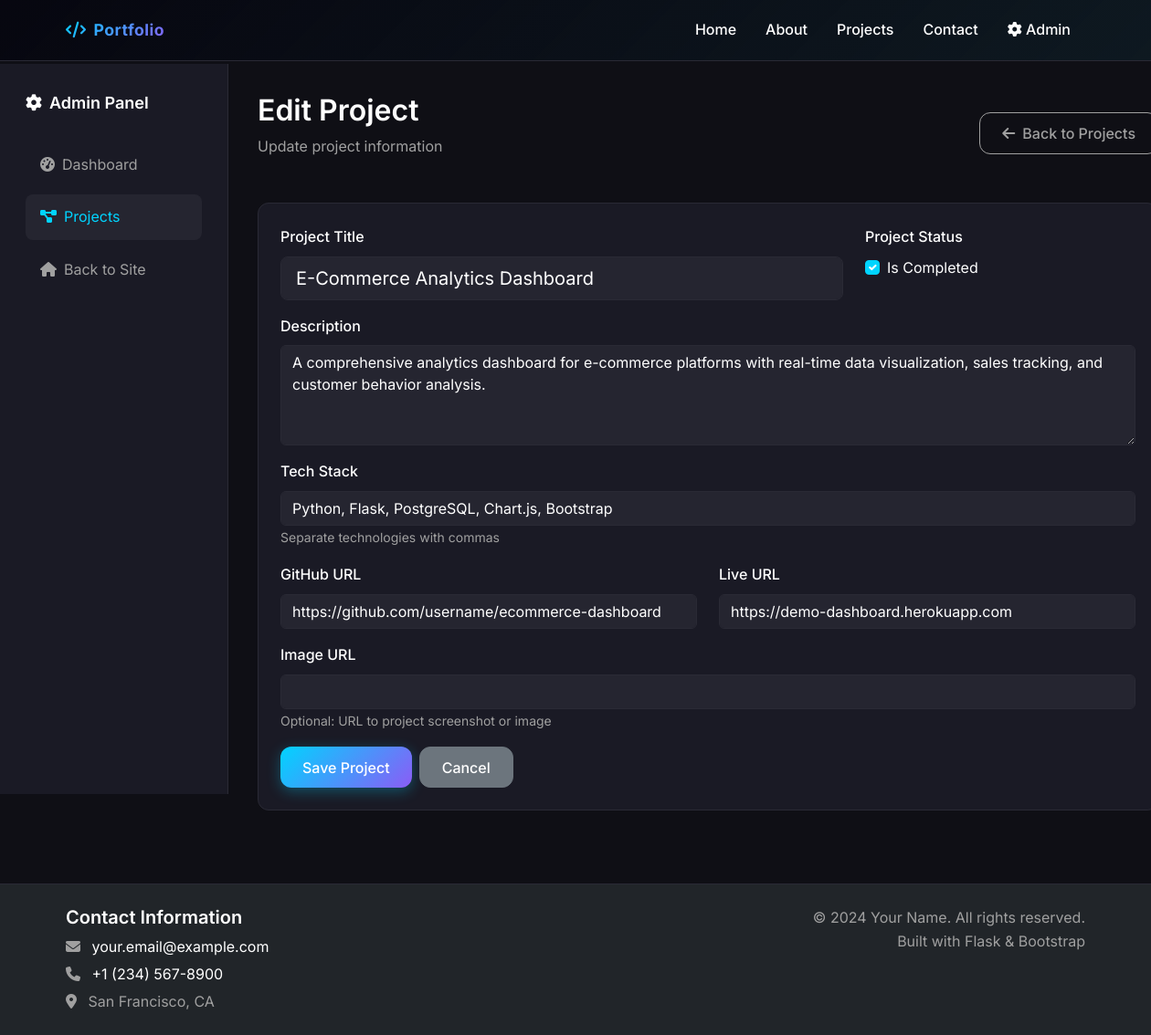
Page /admin/projects/1/edit (signed in) on the committed database.
### models.py (models this page shows, shortened)
class Project(db.Model):
    id = db.Column(db.Integer, primary_key=True)
    title = db.Column(db.String(200), nullable=False)
    description = db.Column(Text, nullable=False)
    tech_stack = db.Column(db.String(500), nullable=False)
    github_url = db.Column(db.String(500))
    live_url = db.Column(db.String(500))
    image_url = db.Column(db.String(500))
    is_completed = db.Column(db.Boolean, default=True)
    created_at = db.Column(db.DateTime, default=datetime.utcnow)
    updated_at = db.Column(db.DateTime, default=datetime.utcnow, onupdate=datetime.utcnow)

### routes.py (the view)
    def wrapper(*args, **kwargs):
        if not check_admin_auth():
            return redirect(url_for('main.login'))
        return f(*args, **kwargs)

### forms.py
class ProjectForm(FlaskForm):
    title = StringField('Project Title', validators=[DataRequired(), Length(min=2, max=200)])
    description = TextAreaField('Description', validators=[DataRequired(), Length(min=10, max=2000)])
    tech_stack = StringField('Tech Stack', validators=[DataRequired(), Length(min=2, max=500)])
    github_url = URLField('GitHub URL', validators=[Optional(), URL()])
    live_url = URLField('Live URL', validators=[Optional(), URL()])
    image_url = URLField('Image URL', validators=[Optional(), URL()])
    is_completed = BooleanField('Is Completed')
    submit = SubmitField('Save Project')

### routes.py (called while the page is built)
def check_admin_auth():
    return session.get('admin_logged_in', False)

def require_admin_auth(f):
    def wrapper(*args, **kwargs):
        if not check_admin_auth():
            return redirect(url_for('main.login'))
        return f(*args, **kwargs)
    wrapper.__name__ = f.__name__
    return wrapper

@main_bp.route('/admin/projects/<int:id>/edit', methods=['GET', 'POST'])
@require_admin_auth
def edit_project(id):
    project = Project.query.get_or_404(id)
    form = ProjectForm(obj=project)
    if form.validate_on_submit():
        form.populate_obj(project)
        db.session.commit()
        flash('Project updated successfully!', 'success')
        return redirect(url_for('main.admin_projects'))
    return render_template('admin/edit_project.html', form=form, project=project)

### templates/admin/edit_project.html (shortened to what this page needs)
{% extends "base.html" %}
{% block content %}
<div class="admin-container">
    <div class="container-fluid">
        <div class="row">
            <div class="col-md-3 col-lg-2 admin-sidebar">
                <div class="sidebar-content">
                    <h5 class="sidebar-title">
                        <i class="fas fa-cog me-2"></i>Admin Panel
                    </h5>
                    <ul class="nav flex-column">
                        <li class="nav-item">
                            <a class="nav-link" href="{{ url_for('main.admin_dashboard') }}">
                                <i class="fas fa-tachometer-alt me-2"></i>Dashboard
                            </a>
                        </li>
                        <li class="nav-item">
                            <a class="nav-link active" href="{{ url_for('main.admin_projects') }}">
                                <i class="fas fa-project-diagram me-2"></i>Projects
                            </a>
                        </li>
                        <li class="nav-item">
                            <a class="nav-link" href="{{ url_for('main.index') }}">
                                <i class="fas fa-home me-2"></i>Back to Site
                            </a>
                        </li>
                    </ul>
                </div>
            </div>
            <div class="col-md-9 col-lg-10 admin-main">
                <div class="admin-header">
                    <div class="d-flex justify-content-between align-items-center">
                        <div>
                            <h1>Edit Project</h1>
                            <p class="text-muted">Update project information</p>
                        </div>
                        <a href="{{ url_for('main.admin_projects') }}" class="btn btn-outline-secondary">
                            <i class="fas fa-arrow-left me-2"></i>Back to Projects
                        </a>
                    </div>
                </div>
                <div class="card">
                    <div class="card-body">
                        <form method="POST" class="project-form">
                            <div class="row">
                                <div class="col-md-8">
                                    <div class="mb-3">
                                        {{ form.title.label(class="form-label") }}
                                        {{ form.title(class="form-control form-control-lg") }}
                                    </div>
                                </div>
                                <div class="col-md-4">
                                    <div class="mb-3">
                                        <label class="form-label">Project Status</label>
                                        <div class="form-check">
                                            {{ form.is_completed(class="form-check-input") }}
                                            {{ form.is_completed.label(class="form-check-label") }}
                                        </div>
                                    </div>
                                </div>
                            </div>
                            <div class="mb-3">
                                {{ form.description.label(class="form-label") }}
                                {{ form.description(class="form-control", rows="4") }}
                            </div>
                            <div class="mb-3">
                                {{ form.tech_stack.label(class="form-label") }}
                                {{ form.tech_stack(class="form-control", placeholder="Python, Flask, PostgreSQL, Bootstrap") }}
                                <small class="form-text text-muted">Separate technologies with commas</small>
                            </div>
                            <div class="row">
                                <div class="col-md-6">
                                    <div class="mb-3">
                                        {{ form.github_url.label(class="form-label") }}
                                        {{ form.github_url(class="form-control") }}
                                    </div>
                                </div>
                                <div class="col-md-6">
                                    <div class="mb-3">
                                        {{ form.live_url.label(class="form-label") }}
                                        {{ form.live_url(class="form-control") }}
                                    </div>
                                </div>
                            </div>
                            <div class="mb-3">
                                {{ form.image_url.label(class="form-label") }}
                                {{ form.image_url(class="form-control") }}
                                <small class="form-text text-muted">Optional: URL to project screenshot or image</small>
                            </div>
                            <div class="d-flex gap-2">
                                {{ form.submit(class="btn btn-primary") }}
                                <a href="{{ url_for('main.admin_projects') }}" class="btn btn-secondary">Cancel</a>
                            </div>
                        </form>
                    </div>
                </div>
            </div>
        </div>
    </div>
</div>
{% endblock %}

### static/css/style.css (style rules this page uses)
:root { --primary-color: #00d4ff; --secondary-color: #6c757d; --success-color: #00ff88; --warning-color: #ffb700; --danger-color: #ff4757; --info-color: #7c4dff; --light-color: #f8f9fa; --dark-color: #343a40; --bg-dark: #0f0f15; --bg-darker: #070710; --text-light: #ffffff; --text-muted: #a0a0a0; --border-color: #2a2a35; --card-bg: #1a1a25; --hover-bg: #252530; --accent-purple: #8b5cf6; --accent-pink: #ec4899; --accent-green: #10b981; --accent-orange: #f59e0b; }
* { margin: 0; padding: 0; box-sizing: border-box; }
body { font-family: 'Inter', -apple-system, BlinkMacSystemFont, 'Segoe UI', Roboto, sans-serif; line-height: 1.6; color: var(--text-light); background-color: var(--bg-dark); padding-top: 70px; }
h1, h2, h3, h4, h5, h6 { font-weight: 600; color: var(--text-light); }
p { color: var(--text-muted); margin-bottom: 1rem; }
.admin-container { min-height: 100vh; background-color: var(--bg-dark); }
.admin-sidebar { background-color: var(--card-bg); border-right: 1px solid var(--border-color); min-height: 100vh; position: fixed; left: 0; top: 70px; width: 250px; overflow-y: auto; transition: transform 0.3s ease; z-index: 1040; }
.admin-main { margin-left: 250px; padding: 2rem; }
.sidebar-content { padding: 2rem 1rem; }
.sidebar-title { color: var(--text-light); margin-bottom: 2rem; font-size: 1.125rem; }
.admin-sidebar .nav-link { color: var(--text-muted); padding: 0.75rem 1rem; border-radius: 8px; margin-bottom: 0.5rem; transition: all 0.3s ease; }
.admin-sidebar .nav-link:hover, .admin-sidebar .nav-link.active { background-color: var(--hover-bg); color: var(--primary-color); }
.admin-header { margin-bottom: 2rem; }
.admin-header h1 { font-size: 2rem; color: var(--text-light); margin-bottom: 0.5rem; }
.card { background-color: var(--card-bg); border: 1px solid var(--border-color); border-radius: 12px; }
.card-body { padding: 1.5rem; }
.form-control { background-color: var(--hover-bg); border: 1px solid var(--border-color); color: var(--text-light); }
.form-control::placeholder { color: var(--text-muted); }
.form-label { color: var(--text-light); font-weight: 500; }
.form-check-input { background-color: var(--hover-bg); border: 1px solid var(--border-color); }
.form-check-input:checked { background-color: var(--primary-color); border-color: var(--primary-color); }
.form-check-label { color: var(--text-light); }
.btn { border-radius: 12px; font-weight: 500; transition: all 0.3s ease; padding: 0.6rem 1.5rem; }
.btn-primary { background: linear-gradient(135deg, var(--primary-color), var(--accent-purple)); border: none; box-shadow: 0 4px 15px rgba(0, 212, 255, 0.3); }
.btn-outline-secondary { border-color: var(--text-muted); color: var(--text-muted); }
html { scroll-behavior: smooth; }
.loading { opacity: 0; animation: fadeIn 0.5s ease-in-out forwards; }
.text-muted { color: var(--text-muted) !important; }

### rows in the picture
Project: title "E-Commerce Analytics Dashboard", is_completed "☑", description "A comprehensive analytics dashboard for e-commerce platforms with real-time data visualization, sales tracking, and customer behavior analysis.", tech_stack "Python, Flask, PostgreSQL, Chart.js, Bootstrap", github_url "https://github.com/username/ecommerce-dashboard", live_url "https://demo-dashboard.herokuapp.com"
